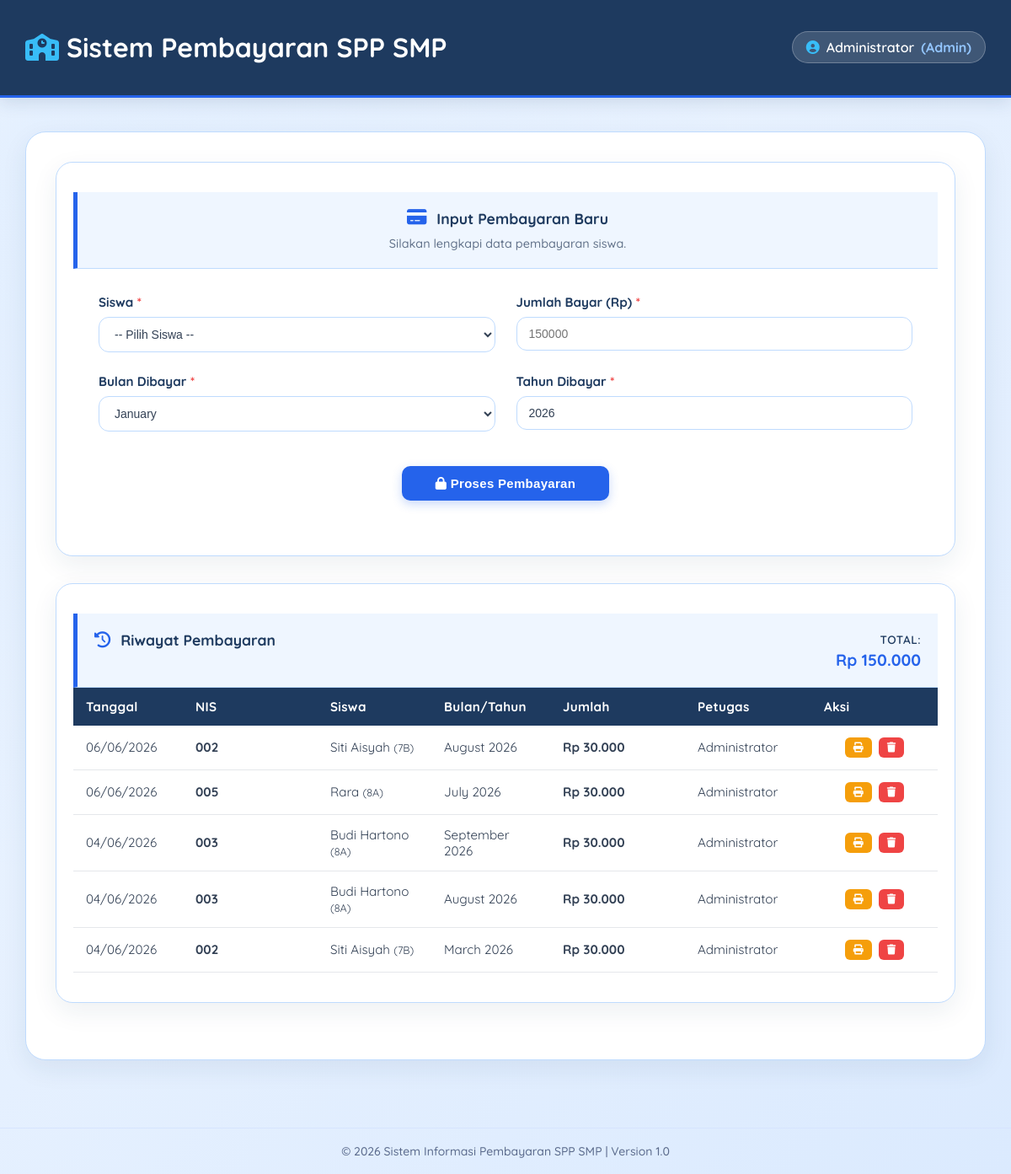
Page /sistem-pembayaran-spp/pembayaran/index.php (signed in) on the committed database.
### tables this page shows
CREATE TABLE `petugas` (
  `id` int(11) NOT NULL,
  `nama` varchar(100) NOT NULL,
  `username` varchar(50) NOT NULL,
  `password` varchar(255) NOT NULL,
  `level` enum('admin','petugas') DEFAULT 'petugas',
  `created_at` timestamp NOT NULL DEFAULT current_timestamp()
);

CREATE TABLE `pembayaran` (
  `id` int(11) NOT NULL,
  `nis` varchar(20) DEFAULT NULL,
  `tgl_bayar` date NOT NULL,
  `bulan_dibayar` int(11) NOT NULL CHECK (`bulan_dibayar` between 1 and 12),
  `tahun_dibayar` year(4) NOT NULL,
  `jumlah_bayar` decimal(10,2) NOT NULL,
  `petugas_id` int(11) DEFAULT NULL,
  `created_at` timestamp NOT NULL DEFAULT current_timestamp()
);

CREATE TABLE `siswa` (
  `nis` varchar(20) NOT NULL,
  `nama` varchar(100) NOT NULL,
  `kelas` varchar(10) NOT NULL,
  `created_at` timestamp NOT NULL DEFAULT current_timestamp()
);

### sistem-pembayaran-spp/config/config.php (called while the page is built, shortened)
<?php
function koneksi() {
    try {
        $pdo = new PDO(
            "mysql:host=" . DB_HOST . ";dbname=" . DB_NAME . ";charset=utf8mb4",
            DB_USER,
            DB_PASS,
            [
                PDO::ATTR_ERRMODE => PDO::ERRMODE_EXCEPTION,
                PDO::ATTR_DEFAULT_FETCH_MODE => PDO::FETCH_ASSOC,
                PDO::ATTR_EMULATE_PREPARES => false,
            ]
        );
        return $pdo;
    } catch (PDOException $e) {
        die("Koneksi database gagal: " . $e->getMessage());
    }
}
function escape($string) {
    return htmlspecialchars($string, ENT_QUOTES, 'UTF-8');
}
function getPetugas() {
    if (isset($_SESSION['petugas_id'])) {
        $pdo = koneksi();
        $stmt = $pdo->prepare("SELECT * FROM petugas WHERE id = ?");
        $stmt->execute([$_SESSION['petugas_id']]);
        return $stmt->fetch();
    }
    return null;
}
?>

### sistem-pembayaran-spp/pembayaran/index.php (the view, shortened to what this page needs)
<?php
require_once '../includes/header.php';
$pdo = koneksi();
$bulan_filter = $_GET['bulan'] ?? date('m');
$tahun_filter = $_GET['tahun'] ?? date('Y');
$query = "SELECT p.*, s.nama, s.kelas, pet.nama as petugas_nama
          FROM pembayaran p
          JOIN siswa s ON p.nis = s.nis
          LEFT JOIN petugas pet ON p.petugas_id = pet.id
          WHERE 1=1";
$params = [];
if ($bulan_filter) {
    $query .= " AND MONTH(tgl_bayar) = ? AND YEAR(tgl_bayar) = ?";
    $params[] = $bulan_filter;
    $params[] = $tahun_filter;
}
$query .= " ORDER BY p.tgl_bayar DESC, p.id DESC";
$stmt = $pdo->prepare($query);
$stmt->execute($params);
$pembayaran_list = $stmt->fetchAll();
$total_pembayaran = 0;
foreach ($pembayaran_list as $p) {
    $total_pembayaran += $p['jumlah_bayar'];
}
?>
<div class="card" id="card-input-pembayaran" style="margin-bottom: 2rem; text-align: left !important;">
    <div class="card-header" style="border-left: 5px solid #2563EB; padding: 20px; background: #EFF6FF; text-align: center;">
        <div style="display: flex; align-items: center; gap: 12px; margin-bottom: 10px; justify-content: center;">
            <i class="fas fa-credit-card" style="font-size: 1.3rem; color: #2563EB;"></i>
            <h3 style="margin: 0; color: #1E3A5F; font-weight: 700; font-size: 1.1rem;">Input Pembayaran Baru</h3>
        </div>
        <p style="margin: 0; color: #64748B; font-size: 0.9rem; font-weight: 500;">Silakan lengkapi data pembayaran siswa.</p>
    </div>
    <div class="card-body" style="padding: 30px; text-align: left !important;">
        <form id="form-input-pembayaran" method="POST" action="proses_bayar.php" style="display: grid; grid-template-columns: 1fr 1fr; gap: 25px; width: 100%; margin: 0; padding: 0; text-align: left !important;">
            <div class="form-group" style="width: 100%; text-align: left !important;">
                <label style="display: block; margin-bottom: 8px; color: #1E3A5F; font-weight: 600; font-size: 0.95rem; text-align: left !important;">Siswa <span style="color:#EF4444;">*</span></label>
                <select name="nis" required style="width: 100%; padding: 11px 14px; font-size: 14px; border: 1px solid #BFDBFE; border-radius: 10px; background: white; color: #334155; box-sizing: border-box;">
                    <option value="">-- Pilih Siswa --</option>
                </select>
            </div>
            <div class="form-group" style="width: 100%; text-align: left !important;">
                <label style="display: block; margin-bottom: 8px; color: #1E3A5F; font-weight: 600; font-size: 0.95rem; text-align: left !important;">Jumlah Bayar (Rp) <span style="color:#EF4444;">*</span></label>
                <input type="number" name="jumlah_bayar" min="0" step="5000" required placeholder="150000" style="width: 100%; padding: 11px 14px; font-size: 14px; box-sizing: border-box; border: 1px solid #BFDBFE; border-radius: 10px; background: white; color: #334155;">
            </div>
            <div class="form-group" style="width: 100%; text-align: left !important;">
                <label style="display: block; margin-bottom: 8px; color: #1E3A5F; font-weight: 600; font-size: 0.95rem; text-align: left !important;">Bulan Dibayar <span style="color:#EF4444;">*</span></label>
                <select name="bulan_dibayar" required style="width: 100%; padding: 11px 14px; font-size: 14px; border: 1px solid #BFDBFE; border-radius: 10px; background: white; color: #334155; box-sizing: border-box;">
                    <?php for ($b = 1; $b <= 12; $b++): ?>
                        <option value="<?= $b ?>"><?= date('F', mktime(0, 0, 0, $b)) ?></option>
                    <?php endfor; ?>
                </select>
            </div>
            <div class="form-group" style="width: 100%; text-align: left !important;">
                <label style="display: block; margin-bottom: 8px; color: #1E3A5F; font-weight: 600; font-size: 0.95rem; text-align: left !important;">Tahun Dibayar <span style="color:#EF4444;">*</span></label>
                <input type="number" name="tahun_dibayar" min="2020" max="<?= date('Y') + 1 ?>" value="<?= date('Y') ?>" required style="width: 100%; padding: 11px 14px; font-size: 14px; box-sizing: border-box; border: 1px solid #BFDBFE; border-radius: 10px; background: white; color: #334155;">
            </div>
            <div style="grid-column: span 2; display: flex; justify-content: center; margin-top: 1rem; width: 100%; text-align: center;">
                <button type="submit" class="btn btn-primary" style="padding: 12px 40px; font-size: 15px; border-radius: 10px; cursor: pointer; font-weight: 700; letter-spacing: 0.3px; box-shadow: 0 4px 12px rgba(37, 99, 235, 0.25); background: #2563EB; border: none; color: white;">
                    <i class="fas fa-lock"></i> Proses Pembayaran
                </button>
            </div>
        </form>
    </div>
</div>
<div class="card" id="card-riwayat-pembayaran" style="margin-bottom: 2rem;">
    <div class="card-header" style="display: flex; justify-content: space-between; align-items: flex-start; padding: 20px; background: #EFF6FF; border-left: 5px solid #2563EB;">
        <div style="display: flex; align-items: center; gap: 12px;">
            <i class="fas fa-history" style="font-size: 1.2rem; color: #2563EB;"></i>
            <h3 style="margin: 0; color: #1E3A5F; font-weight: 700; font-size: 1.1rem;">Riwayat Pembayaran</h3>
        </div>
        <div style="text-align: right; padding-top: 2px;">
            <div style="color: #1E3A5F; font-weight: 600; font-size: 0.85rem; letter-spacing: 0.5px;">TOTAL:</div>
            <div style="color: #2563EB; font-size: 1.2rem; font-weight: 800; margin-top: 4px;">Rp <?= number_format($total_pembayaran, 0, ',', '.') ?></div>
        </div>
    </div>
    <div class="card-body" style="text-align: left !important;">
        <?php if (empty($pembayaran_list)): ?>
            <div class="alert alert-info">
                <i class="fas fa-info-circle"></i> Belum ada riwayat pembayaran. Mulai input pembayaran di atas!
            </div>
        <?php else: ?>
            <div class="table-responsive">
                <table>
                    <thead>
                        <tr>
                            <th width="100">Tanggal</th>
                            <th width="130">NIS</th>
                            <th>Siswa</th>
                            <th>Bulan/Tahun</th>
                            <th width="130">Jumlah</th>
                            <th width="120">Petugas</th>
                            <th width="120">Aksi</th>
                        </tr>
                    </thead>
                    <tbody>
                        <?php foreach ($pembayaran_list as $bayar): ?>
                            <tr>
                                <td><?= date('d/m/Y', strtotime($bayar['tgl_bayar'])) ?></td>
                                <td><strong><?= escape($bayar['nis']) ?></strong></td>
                                <td><?= escape($bayar['nama']) ?> <small>(<?= $bayar['kelas'] ?>)</small></td>
                                <td><?= date('F Y', mktime(0, 0, 0, $bayar['bulan_dibayar'], 1, $bayar['tahun_dibayar'])) ?></td>
                                <td><strong>Rp <?= number_format($bayar['jumlah_bayar'], 0, ',', '.') ?></strong></td>
                                <td><?= escape($bayar['petugas_nama'] ?? 'Manual') ?></td>
                                <td>
                                    <div style="display: flex; gap: 8px; justify-content: center;">
                                        <a href="../cetak_kwitansi.php?id=<?= $bayar['id']; ?>" target="_blank" class="btn btn-sm" style="background: #F59E0B; color: white; padding: 6px 10px; border-radius: 6px; font-size: 0.75rem; text-decoration: none; display: inline-flex; align-items: center; gap: 4px; cursor: pointer; border: none; font-weight: 600;">
                                            <i class="fas fa-print"></i>
                                        </a>
                                        <a href="javascript:void(0);" onclick="openPaymentDeleteModal('proses_bayar.php?action=delete&id=<?= $bayar['id']; ?>', '<?= escape($bayar['nama']) ?>', '<?= date('F Y', mktime(0, 0, 0, $bayar['bulan_dibayar'], 1)) ?>')" class="btn btn-sm" style="background: #EF4444; color: white; padding: 6px 10px; border-radius: 6px; font-size: 0.75rem; text-decoration: none; display: inline-flex; align-items: center; gap: 4px; cursor: pointer; border: none; font-weight: 600;">
                                            <i class="fas fa-trash"></i>
                                        </a>
                                    </div>
                                </td>
                            </tr>
                        <?php endforeach; ?>
                    </tbody>
                </table>
            </div>
        <?php endif; ?>
    </div>
</div>
<?php require_once '../includes/footer.php'; ?>

### sistem-pembayaran-spp/includes/header.php (shortened to what this page needs)
<?php
if (!defined('DB_HOST')) {
    require_once '../config/config.php';
} else {
    require_once 'config/config.php';
}
$petugas = getPetugas();
$script_dir = dirname($_SERVER['PHP_SELF']);
$depth = max(0, substr_count(trim($script_dir, '/'), '/'));
$css_path = str_repeat('../', $depth) . 'assets/css/style.css';
?>
<!DOCTYPE html>
<html lang="id">
<head>
    <link href="https://cdnjs.cloudflare.com/ajax/libs/font-awesome/6.0.0/css/all.min.css" rel="stylesheet">
    <link href="<?= $css_path ?>" rel="stylesheet">
</head>
<body>
    <header class="header">
        <div class="header-content" style="display: flex; justify-content: space-between; align-items: center; width: 100%;">
            <div class="logo">
                <h1><i class="fas fa-school"></i> Sistem Pembayaran SPP SMP</h1>
            </div>
            <div class="user-info">
                <span class="user-name-badge">
                    <i class="fas fa-user-circle"></i>
                    <span class="user-name-text"><?= escape($petugas['nama']) ?></span>
                    <span class="user-level">(<?= ucfirst($petugas['level']) ?>)</span>
                </span>
            </div>
        </div>
    </header>
    <div class="main-content">
    <main class="container">

### sistem-pembayaran-spp/assets/css/style.css (style rules this page uses)
body { font-family: 'Quicksand', sans-serif !important; background: #EFF6FF !important; margin: 0 !important; padding: 0 !important; }
.card { background: #FFFFFF !important; border: 1px solid #BFDBFE !important; border-radius: 20px !important; padding: 35px 20px !important; text-align: center !important; text-decoration: none !important; transition: 0.3s !important; display: flex !important; flex-direction: column !important; align-items: center !important; box-shadow: 0 8px 24px rgba(30, 58, 95, 0.08) !important; }
.card[style*="text-align: left"] { display: block !important; text-align: left !important; flex-direction: column !important; align-items: unset !important; }
#card-input-pembayaran { display: block !important; align-items: initial !important; flex-direction: initial !important; text-align: left !important; }
#card-input-pembayaran .card-body { display: block !important; text-align: left !important; }
#card-input-pembayaran .form-group { display: block !important; text-align: left !important; align-items: initial !important; }
#card-input-pembayaran .form-group label { text-align: left !important; display: block !important; }
.table-responsive { overflow-x:auto; }
#card-riwayat-pembayaran { display: block !important; align-items: initial !important; flex-direction: initial !important; text-align: left !important; }
#card-riwayat-pembayaran .card-body { display: block !important; text-align: left !important; }
table { width: 100% !important; border-collapse: collapse !important; font-size: 0.95rem !important; }
table thead { background: #1E3A5F !important; color: white !important; }
table thead tr { height: 45px !important; }
table thead th { padding: 12px 15px !important; text-align: left !important; font-weight: 700 !important; letter-spacing: 0.3px !important; border: none !important; color: white !important; background: #1E3A5F !important; }
table tbody tr { border-bottom: 1px solid #E5E7EB !important; transition: background-color 0.2s !important; }
table tbody td { padding: 14px 15px !important; color: #334155 !important; border: none !important; }

### sistem-pembayaran-spp/pembayaran/index.php (style rules this page uses)
#card-input-pembayaran { display: block !important; align-items: initial !important; flex-direction: initial !important; }
#form-input-pembayaran { text-align: left !important; display: grid !important; align-items: start !important; }
#form-input-pembayaran .form-group { text-align: left !important; align-items: start !important; display: block !important; }
#form-input-pembayaran label { text-align: left !important; display: block !important; align-items: start !important; }
#card-riwayat-pembayaran { display: block !important; align-items: initial !important; flex-direction: initial !important; }
#card-riwayat-pembayaran .card-body { display: block !important; text-align: left !important; }

### rows in the picture
petugas: nama "Administrator", level "Admin"
pembayaran: tgl_bayar "06/06/2026", nis "002", nis.nama "Siti Aisyah", nis.kelas "7B", bulan_dibayar+tahun_dibayar "August 2026", jumlah_bayar "30.000", petugas.nama "Administrator"
pembayaran: tgl_bayar "06/06/2026", nis "005", nis.nama "Rara", nis.kelas "8A", bulan_dibayar+tahun_dibayar "July 2026", jumlah_bayar "30.000", petugas.nama "Administrator"
pembayaran: tgl_bayar "04/06/2026", nis "003", nis.nama "Budi Hartono", nis.kelas "8A", bulan_dibayar+tahun_dibayar "September 2026", jumlah_bayar "30.000", petugas.nama "Administrator"
pembayaran: tgl_bayar "04/06/2026", nis "003", nis.nama "Budi Hartono", nis.kelas "8A", bulan_dibayar+tahun_dibayar "August 2026", jumlah_bayar "30.000", petugas.nama "Administrator"
pembayaran: tgl_bayar "04/06/2026", nis "002", nis.nama "Siti Aisyah", nis.kelas "7B", bulan_dibayar+tahun_dibayar "March 2026", jumlah_bayar "30.000", petugas.nama "Administrator"

### other values in the picture
$total_pembayaran "150.000"
form field bulan_dibayar "January"
